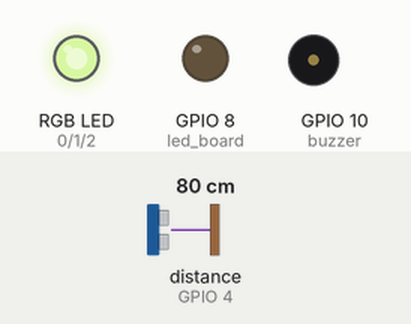
Bench run of a program on a simulated ESP32 board running MicroPython. On the bench: an RGB LED mixed from three pins (HIGH = lit), output pins drawn as LEDs (lit = HIGH), buzzer (waves = sounding, pin HIGH). Dashed ring = blinking. Inputs (shaded band) come from the test bench; at power-on: distance to the obstacle (sensor on GPIO 4) 80 cm. The echo pulse lasts 58.3 µs per cm; random numbers come from a fixed seed; pins used as bus, display or sensor lines are not drawn.

Above: at 1.2 s.
1.3 s: distance to the obstacle (sensor on GPIO 4) set to 21 cm
5.2 s: distance to the obstacle (sensor on GPIO 4) set to 18 cm
At 7.74 s:
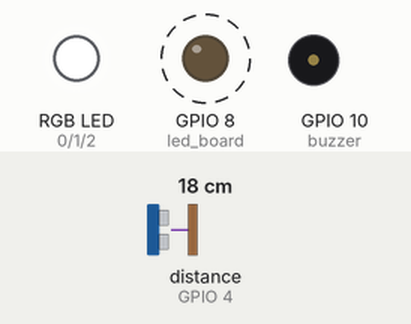
8.7 s: distance to the obstacle (sensor on GPIO 4) set to 9 cm
12.2 s: distance to the obstacle (sensor on GPIO 4) set to 6 cm
At 13.6 s:
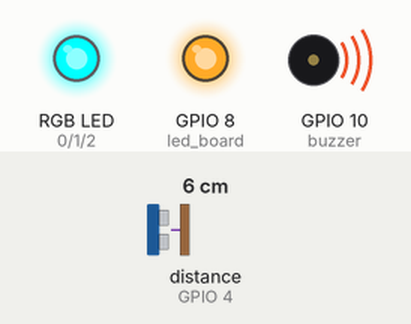
15.5 s: distance to the obstacle (sensor on GPIO 4) set to 35 cm
At 17.9 s:
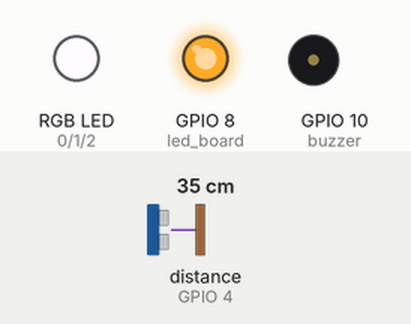
Timing chart, 0 to 33.0 s (numbered marks = the images above; inputs shaded):
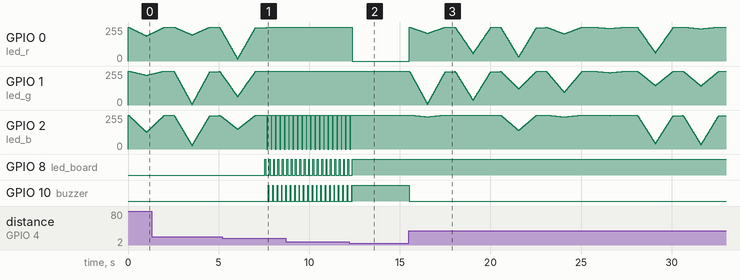

Measured:
- the behaviour switches between 20 and 19 cm on distance to the obstacle (sensor on GPIO 4) (found by bisection; images 0 and 1)
- the behaviour switches between 8 and 7 cm on distance to the obstacle (sensor on GPIO 4) (found by bisection; images 1 and 2)
- after the input at 5.2 s, GPIO 8 (led_board): alternates HIGH for 0.05 s and LOW for 0.19 s, starting after 2.4 s; GPIO 10 (buzzer): alternates HIGH for 0.02 s and LOW for 0.22 s, starting after 2.6 s
- after the input at 12.2 s, GPIO 0 (led_r): 255/255 → 0/255 after 0.18 s
- after the input at 15.5 s, GPIO 10 (buzzer): HIGH → LOW at once

The program:

esp-led.py
```python
from machine import Pin, PWM
import time
import random
from sensor import HCSR04
import asyncio

led_board = Pin(8, Pin.OUT)  # to turn control the blue LED on the board
led_r = PWM(0, freq=20, duty_u16=65535)  # Full duty cycle for red
led_g = PWM(1, freq=20, duty_u16=65535)  # No duty cycle for green
led_b = PWM(2, freq=20, duty_u16=65535)  # No duty cycle for blue
buzzer = Pin(10, Pin.OUT)  # to control the buzzer


def calculate_intensity(intensity_value):
    return 11 - intensity_value


def red_color(r_value):
    PWM(0, freq=50, duty_u16=abs((r_value*257)-65535))


def green_color(g_value):
    PWM(1, freq=50, duty_u16=abs((g_value*257)-65535))


def blue_color(b_value):
    PWM(2, freq=50, duty_u16=abs((b_value*257)-65535))


def buzzer_solid_on():
    buzzer.value(1)


def buzzer_solid_off():
    buzzer.value(0)


def buzzer_blink():
    buzzer.value(1)
    time.sleep(0.02)
    buzzer.value(0)
    time.sleep(0.02)


def board_led_blink():
    led_board.value(1)
    time.sleep(0.5)
    led_board.value(0)
    time.sleep(0.5)


def board_led_blink_fast():
    led_board.value(1)
    time.sleep(0.05)
    led_board.value(0)
    time.sleep(0.05)


def borad_led_on():
    led_board.value(0)


def borad_led_off():
    led_board.value(1)


def blue_blink():
    red_color(0)
    green_color(0)
    blue_color(255)
    time.sleep(0.05)
    blue_color(0)
    time.sleep(0.05)


def normal_operation():
    # borad_led_off()
    r_value = random.randint(0, 255)
    g_value = random.randint(0, 255)
    b_value = random.randint(0, 255)
    for i in range(50):
        red_color(int((r_value/calculate_intensity(10)) * i/50))
        green_color(int((g_value/calculate_intensity(10)) * i/50))
        blue_color(int((b_value/calculate_intensity(10)) * i/50))
        time.sleep(0.02)
    for i in range(50):
        red_color(int((r_value/calculate_intensity(10)) * (50-i)/50))
        green_color(int((g_value/calculate_intensity(10)) * (50-i)/50))
        blue_color(int((b_value/calculate_intensity(10)) * (50-i)/50))
        time.sleep(0.02)
    time.sleep(0.5)


def danger_operation():
    borad_led_off()
    red_color(255)
    green_color(0)
    blue_color(0)
    time.sleep(0.1)


def short_dis():
    buzzer_solid_on()
    danger_operation()


def mid_dis():
    board_led_blink_fast()
    blue_blink()
    buzzer_blink()


def long_dis():
    buzzer_solid_off()
    normal_operation()


my_sensor = HCSR04(trigger_pin=3, echo_pin=4)

while True:
    distance = my_sensor.distance_cm()
    if distance >= 20:
        long_dis()
    elif 8 < distance < 20:
        mid_dis()
    elif distance <= 8:
        short_dis()
```

sensor.py
```python
import machine
import time
from machine import Pin


class HCSR04:
    """
    Driver to use the untrasonic sensor HC-SR04.
    The sensor range is between 2cm and 4m.
    The timeouts received listening to echo pin are converted to OSError('Out of range')
    """
    # echo_timeout_us is based in chip range limit (400cm)

    def __init__(self, trigger_pin, echo_pin, echo_timeout_us=500*2*30):
        """
        trigger_pin: Output pin to send pulses
        echo_pin: Readonly pin to measure the distance. The pin should be protected with 1k resistor
        echo_timeout_us: Timeout in microseconds to listen to echo pin.
        By default is based in sensor limit range (4m)
        """
        self.echo_timeout_us = echo_timeout_us
        # Init trigger pin (out)
        self.trigger = Pin(trigger_pin, mode=Pin.OUT, pull=None)
        self.trigger.value(0)

        # Init echo pin (in)
        self.echo = Pin(echo_pin, mode=Pin.IN, pull=None)

    def _send_pulse_and_wait(self):
        """
        Send the pulse to trigger and listen on echo pin.
        We use the method `machine.time_pulse_us()` to get the microseconds until the echo is received.
        """
        self.trigger.value(0)  # Stabilize the sensor
        time.sleep_us(5)
        self.trigger.value(1)
        # Send a 10us pulse.
        time.sleep_us(10)
        self.trigger.value(0)
        try:
            pulse_time = machine.time_pulse_us(
                self.echo, 1, self.echo_timeout_us)
            return pulse_time
        except OSError as ex:
            if ex.args[0] == 110:  # 110 = ETIMEDOUT
                raise OSError('Out of range')
            raise ex

    def distance_mm(self):
        """
        Get the distance in milimeters without floating point operations.
        """
        pulse_time = self._send_pulse_and_wait()

        # To calculate the distance we get the pulse_time and divide it by 2
        # (the pulse walk the distance twice) and by 29.1 becasue
        # the sound speed on air (343.2 m/s), that It's equivalent to
        # 0.34320 mm/us that is 1mm each 2.91us
        # pulse_time // 2 // 2.91 -> pulse_time // 5.82 -> pulse_time * 100 // 582
        mm = pulse_time * 100 // 582
        return mm

    def distance_cm(self):
        """
        Get the distance in centimeters with floating point operations.
        It returns a float
        """
        pulse_time = self._send_pulse_and_wait()

        # To calculate the distance we get the pulse_time and divide it by 2
        # (the pulse walk the distance twice) and by 29.1 becasue
        # the sound speed on air (343.2 m/s), that It's equivalent to
        # 0.034320 cm/us that is 1cm each 29.1us
        cms = (pulse_time / 2) / 29.1
        return cms
```
